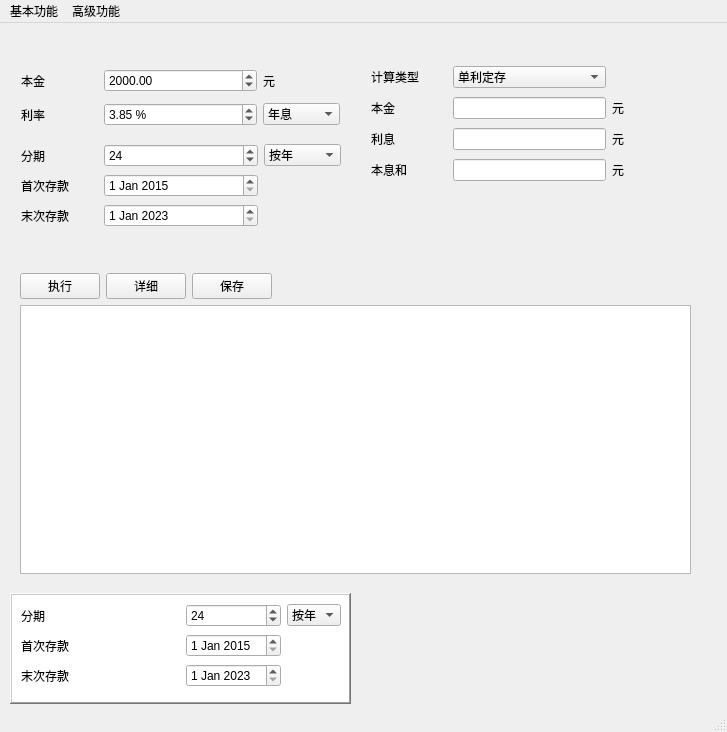
<?xml version="1.0" encoding="UTF-8"?>
<ui version="4.0">
 <class>GuiForm</class>
 <widget class="QMainWindow" name="GuiForm">
  <property name="geometry">
   <rect>
    <x>0</x>
    <y>0</y>
    <width>727</width>
    <height>732</height>
   </rect>
  </property>
  <property name="windowTitle">
   <string>MainWindow</string>
  </property>
  <widget class="QWidget" name="centralwidget">
   <widget class="QWidget" name="gridLayoutWidget">
    <property name="geometry">
     <rect>
      <x>20</x>
      <y>40</y>
      <width>321</width>
      <height>71</height>
     </rect>
    </property>
    <layout class="QGridLayout" name="gridLayout" rowstretch="0,0,0" columnstretch="1,2,1">
     <property name="leftMargin">
      <number>1</number>
     </property>
     <property name="topMargin">
      <number>1</number>
     </property>
     <property name="rightMargin">
      <number>1</number>
     </property>
     <property name="bottomMargin">
      <number>1</number>
     </property>
     <item row="2" column="0">
      <widget class="QLabel" name="label_2">
       <property name="text">
        <string>利率</string>
       </property>
      </widget>
     </item>
     <item row="0" column="2">
      <widget class="QLabel" name="label_4">
       <property name="text">
        <string>元</string>
       </property>
      </widget>
     </item>
     <item row="0" column="0">
      <widget class="QLabel" name="label">
       <property name="text">
        <string>本金</string>
       </property>
      </widget>
     </item>
     <item row="0" column="1">
      <widget class="QDoubleSpinBox" name="capitalMoney">
       <property name="maximum">
        <double>10000000000.000000000000000</double>
       </property>
       <property name="value">
        <double>2000.000000000000000</double>
       </property>
      </widget>
     </item>
     <item row="2" column="1">
      <widget class="QDoubleSpinBox" name="interestRate">
       <property name="suffix">
        <string> %</string>
       </property>
       <property name="value">
        <double>3.850000000000000</double>
       </property>
      </widget>
     </item>
     <item row="2" column="2">
      <widget class="QComboBox" name="interestRateDim">
       <item>
        <property name="text">
         <string>年息</string>
        </property>
       </item>
       <item>
        <property name="text">
         <string>月息</string>
        </property>
       </item>
       <item>
        <property name="text">
         <string>日息</string>
        </property>
       </item>
      </widget>
     </item>
    </layout>
   </widget>
   <widget class="QWidget" name="gridLayoutWidget_2">
    <property name="geometry">
     <rect>
      <x>370</x>
      <y>40</y>
      <width>318</width>
      <height>123</height>
     </rect>
    </property>
    <layout class="QGridLayout" name="gridLayout_2" columnstretch="1,2,1">
     <property name="leftMargin">
      <number>1</number>
     </property>
     <property name="rightMargin">
      <number>0</number>
     </property>
     <item row="1" column="0">
      <widget class="QLabel" name="label_6">
       <property name="text">
        <string>本金</string>
       </property>
      </widget>
     </item>
     <item row="0" column="0">
      <widget class="QLabel" name="label_5">
       <property name="text">
        <string>计算类型</string>
       </property>
      </widget>
     </item>
     <item row="2" column="0">
      <widget class="QLabel" name="label_7">
       <property name="text">
        <string>利息</string>
       </property>
      </widget>
     </item>
     <item row="0" column="1">
      <widget class="QComboBox" name="calcType">
       <property name="currentText">
        <string>单利定存</string>
       </property>
       <item>
        <property name="text">
         <string>单利定存</string>
        </property>
       </item>
       <item>
        <property name="text">
         <string>单利每期定存</string>
        </property>
       </item>
       <item>
        <property name="text">
         <string>单利每期定存利损</string>
        </property>
       </item>
       <item>
        <property name="text">
         <string>复利定存</string>
        </property>
       </item>
       <item>
        <property name="text">
         <string>复利每期定存</string>
        </property>
       </item>
       <item>
        <property name="text">
         <string>复利每期定存利损</string>
        </property>
       </item>
       <item>
        <property name="text">
         <string>年息转月息</string>
        </property>
       </item>
       <item>
        <property name="text">
         <string>月息转年息</string>
        </property>
       </item>
      </widget>
     </item>
     <item row="3" column="0">
      <widget class="QLabel" name="label_8">
       <property name="text">
        <string>本息和</string>
       </property>
      </widget>
     </item>
     <item row="1" column="2">
      <widget class="QLabel" name="label_9">
       <property name="text">
        <string>元</string>
       </property>
      </widget>
     </item>
     <item row="2" column="2">
      <widget class="QLabel" name="label_10">
       <property name="text">
        <string>元</string>
       </property>
      </widget>
     </item>
     <item row="1" column="1">
      <widget class="QLineEdit" name="capitalTotal"/>
     </item>
     <item row="2" column="1">
      <widget class="QLineEdit" name="interestTotal"/>
     </item>
     <item row="3" column="1">
      <widget class="QLineEdit" name="capitalInterestTotal"/>
     </item>
     <item row="3" column="2">
      <widget class="QLabel" name="label_11">
       <property name="text">
        <string>元</string>
       </property>
      </widget>
     </item>
    </layout>
   </widget>
   <widget class="QWidget" name="gridLayoutWidget_3">
    <property name="geometry">
     <rect>
      <x>20</x>
      <y>120</y>
      <width>321</width>
      <height>88</height>
     </rect>
    </property>
    <layout class="QGridLayout" name="gridLayout_4" columnstretch="1,2,1">
     <property name="leftMargin">
      <number>1</number>
     </property>
     <item row="0" column="2">
      <widget class="QComboBox" name="periodDim">
       <item>
        <property name="text">
         <string>按年</string>
        </property>
       </item>
       <item>
        <property name="text">
         <string>按月</string>
        </property>
       </item>
       <item>
        <property name="text">
         <string>按天</string>
        </property>
       </item>
      </widget>
     </item>
     <item row="0" column="0">
      <widget class="QLabel" name="label_3">
       <property name="text">
        <string>分期</string>
       </property>
      </widget>
     </item>
     <item row="0" column="1">
      <widget class="QSpinBox" name="period">
       <property name="maximum">
        <number>720</number>
       </property>
       <property name="value">
        <number>24</number>
       </property>
      </widget>
     </item>
     <item row="2" column="0">
      <widget class="QLabel" name="label_15">
       <property name="text">
        <string>末次存款</string>
       </property>
      </widget>
     </item>
     <item row="1" column="1">
      <widget class="QDateEdit" name="dateEdit_2">
       <property name="date">
        <date>
         <year>2015</year>
         <month>1</month>
         <day>1</day>
        </date>
       </property>
      </widget>
     </item>
     <item row="1" column="0">
      <widget class="QLabel" name="label_14">
       <property name="text">
        <string>首次存款</string>
       </property>
      </widget>
     </item>
     <item row="2" column="1">
      <widget class="QDateEdit" name="dateEdit_3">
       <property name="date">
        <date>
         <year>2023</year>
         <month>1</month>
         <day>1</day>
        </date>
       </property>
      </widget>
     </item>
    </layout>
   </widget>
   <widget class="QWidget" name="gridLayoutWidget_4">
    <property name="geometry">
     <rect>
      <x>20</x>
      <y>250</y>
      <width>671</width>
      <height>301</height>
     </rect>
    </property>
    <layout class="QGridLayout" name="gridLayout_5" columnstretch="1,1,1,6,6">
     <item row="0" column="1">
      <widget class="QPushButton" name="optCalcDetails">
       <property name="text">
        <string>详细</string>
       </property>
      </widget>
     </item>
     <item row="0" column="0">
      <widget class="QPushButton" name="optCalcCapital">
       <property name="text">
        <string>执行</string>
       </property>
      </widget>
     </item>
     <item row="0" column="2">
      <widget class="QPushButton" name="optSaveResult">
       <property name="layoutDirection">
        <enum>Qt::LeftToRight</enum>
       </property>
       <property name="autoFillBackground">
        <bool>false</bool>
       </property>
       <property name="text">
        <string>保存</string>
       </property>
      </widget>
     </item>
     <item row="1" column="0" colspan="5">
      <widget class="QPlainTextEdit" name="detailsText">
       <property name="tabStopWidth">
        <number>100</number>
       </property>
      </widget>
     </item>
     <item row="0" column="4">
      <widget class="QLabel" name="label_16">
       <property name="text">
        <string/>
       </property>
      </widget>
     </item>
     <item row="0" column="3">
      <widget class="QLabel" name="label_17">
       <property name="text">
        <string/>
       </property>
      </widget>
     </item>
    </layout>
   </widget>
   <widget class="QGraphicsView" name="graphicsView">
    <property name="geometry">
     <rect>
      <x>10</x>
      <y>570</y>
      <width>341</width>
      <height>111</height>
     </rect>
    </property>
    <property name="toolTipDuration">
     <number>0</number>
    </property>
    <property name="frameShape">
     <enum>QFrame::WinPanel</enum>
    </property>
    <property name="frameShadow">
     <enum>QFrame::Raised</enum>
    </property>
    <property name="lineWidth">
     <number>1</number>
    </property>
    <property name="midLineWidth">
     <number>1</number>
    </property>
    <property name="backgroundBrush">
     <brush brushstyle="SolidPattern">
      <color alpha="255">
       <red>170</red>
       <green>255</green>
       <blue>127</blue>
      </color>
     </brush>
    </property>
    <property name="foregroundBrush">
     <brush brushstyle="SolidPattern">
      <color alpha="255">
       <red>170</red>
       <green>170</green>
       <blue>255</blue>
      </color>
     </brush>
    </property>
    <property name="interactive">
     <bool>false</bool>
    </property>
    <property name="renderHints">
     <set>QPainter::SmoothPixmapTransform|QPainter::TextAntialiasing</set>
    </property>
   </widget>
   <widget class="QWidget" name="gridLayoutWidget_5">
    <property name="geometry">
     <rect>
      <x>20</x>
      <y>580</y>
      <width>321</width>
      <height>88</height>
     </rect>
    </property>
    <layout class="QGridLayout" name="gridLayout_6" columnstretch="1,0,0">
     <property name="leftMargin">
      <number>1</number>
     </property>
     <item row="0" column="2">
      <widget class="QComboBox" name="periodDim_2">
       <item>
        <property name="text">
         <string>按年</string>
        </property>
       </item>
       <item>
        <property name="text">
         <string>按月</string>
        </property>
       </item>
       <item>
        <property name="text">
         <string>按天</string>
        </property>
       </item>
      </widget>
     </item>
     <item row="0" column="0">
      <widget class="QLabel" name="label_12">
       <property name="text">
        <string>分期</string>
       </property>
      </widget>
     </item>
     <item row="0" column="1">
      <widget class="QSpinBox" name="period_2">
       <property name="maximum">
        <number>720</number>
       </property>
       <property name="value">
        <number>24</number>
       </property>
      </widget>
     </item>
     <item row="2" column="0">
      <widget class="QLabel" name="label_18">
       <property name="text">
        <string>末次存款</string>
       </property>
      </widget>
     </item>
     <item row="1" column="1">
      <widget class="QDateEdit" name="dateEdit_4">
       <property name="date">
        <date>
         <year>2015</year>
         <month>1</month>
         <day>1</day>
        </date>
       </property>
      </widget>
     </item>
     <item row="1" column="0">
      <widget class="QLabel" name="label_19">
       <property name="text">
        <string>首次存款</string>
       </property>
      </widget>
     </item>
     <item row="2" column="1">
      <widget class="QDateEdit" name="dateEdit_5">
       <property name="date">
        <date>
         <year>2023</year>
         <month>1</month>
         <day>1</day>
        </date>
       </property>
      </widget>
     </item>
    </layout>
   </widget>
  </widget>
  <widget class="QStatusBar" name="statusbar"/>
  <widget class="QMenuBar" name="menubar">
   <property name="geometry">
    <rect>
     <x>0</x>
     <y>0</y>
     <width>727</width>
     <height>26</height>
    </rect>
   </property>
   <widget class="QMenu" name="basicFuncs">
    <property name="title">
     <string>基本功能</string>
    </property>
   </widget>
   <widget class="QMenu" name="advancedFuncs">
    <property name="title">
     <string>高级功能</string>
    </property>
   </widget>
   <addaction name="basicFuncs"/>
   <addaction name="advancedFuncs"/>
  </widget>
  <action name="basicFunctions">
   <property name="text">
    <string>基本功能</string>
   </property>
  </action>
  <action name="advancedFunctions">
   <property name="text">
    <string>高级功能</string>
   </property>
  </action>
 </widget>
 <resources/>
 <connections/>
</ui>
